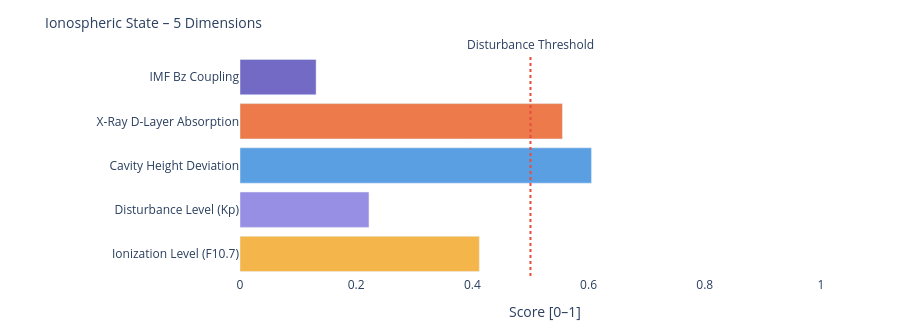

This figure's notebook cell:
### Markdown cell above
---
### 📐 Systemic Insight: Geometric Cavity vs. Real Schumann Resonance

**Relevant for:** Layer 6 = delta analysis &nbsp;|&nbsp; Layer 7 = feature vector / system interpretation

A cavity height change from 80 km to 70 km shifts the **idealized geometric frequencies** only minimally:

| Modus | Aktuell | Referenz | Δ |
|-------|---------|----------|---|
| SR-1 | 10.4762 Hz | 10.4599 Hz | +16 mHz |
| SR-2 | 18.1452 Hz | 18.1171 Hz | +28 mHz |
| SR-3 | 25.6612 Hz | 25.6215 Hz | +40 mHz |
| SR-4 | 33.1285 Hz | 33.0772 Hz | +51 mHz |

The geometric effect is limited because 10 km is very small compared to Earth's radius (~6371 km).

**Consequence:** Real Schumann deviations are likely driven more strongly by **conductivity, damping, day/night structure, lightning distribution and source geometry** than by pure cavity height.

---

**Layer 6 compares:**
```
geometric Δ from Layer 4  vs.  observed Δ from real Schumann measurement data
```

**Layer 7 Feature:**
```
If real Δ >> geometric Δ  →  non-geometric factors dominant
```

### Code cell
# ============================================================
# IONOSPHERIC STATE – Summary gauge
# Five dimensions: ionization, disturbance, cavity height, X-Ray, Bz coupling
# ============================================================

def norm(v, lo, hi):
    if v is None: return None
    return round(max(0.0, min(1.0, (v - lo) / (hi - lo))), 3)

# Ionization level (F10.7 → F2-Layer)
ioniz = norm(f107_val, 60, 250)

# Disturbance level (Kp → E/F-Layer irregularities)
disturb = norm(kp_val, 0, 9)

# Cavity height deviation from reference (80 km)
h_dev = norm(abs(h_eff - 80), 0, 20)

# X-Ray ionization (D-Layer absorption)
xray_ioniz = None
if xray_now is not None:
    xray_ioniz = norm(math.log10(max(xray_now, 1e-9)) + 9, 0, 5)

# Bz coupling (southward Bz → stronger magnetosphere-ionosphere coupling)
bz_coupling = norm(-(bz_now or 0), -5, 30) if bz_now is not None else None

dims = [
    ('Ionization Level (F10.7)',    ioniz,      '#F2A623'),
    ('Disturbance Level (Kp)',      disturb,    '#7F77DD'),
    ('Cavity Height Deviation',     h_dev,      '#378ADD'),
    ('X-Ray D-Layer Absorption',    xray_ioniz, '#E85D24'),
    ('IMF Bz Coupling',             bz_coupling,'#534AB7'),
]

fig = go.Figure()
for name, val, col in dims:
    if val is not None:
        h = int(val * 20)
        bar = '█' * h + '░' * (20 - h)
        label = f'{name}:  {bar}  {val:.3f}'
    else:
        label = f'{name}:  {"─" * 20}  n/a'
    fig.add_trace(go.Bar(
        x=[val if val is not None else 0],
        y=[name],
        orientation='h',
        marker_color=col, opacity=0.82,
        showlegend=False
    ))

fig.add_vline(x=0.5, line_dash='dot', line_color='#e74c3c',
              annotation_text='Disturbance Threshold', annotation_position='top')
fig.update_layout(
    title=dict(text='Ionospheric State – 5 Dimensions', font=dict(size=14)),
    xaxis=dict(title='Score [0–1]', range=[0, 1.05]),
    height=330, plot_bgcolor='rgba(0,0,0,0)', paper_bgcolor='rgba(0,0,0,0)',
    margin=dict(l=240, r=50, t=55, b=40)
)
fig.show()

print(f'\nIonospheric state:')
for name, val, _ in dims:
    print(f'  {name:<35} {val:.3f}' if val is not None else f'  {name:<35} n/a')

### Figure 1 — Plotly figure (JSON) as saved in the notebook; plotly's stock layout.template omitted (floating-point values rounded to 4 significant figures)
{"data": [{"marker": {"color": "#F2A623"}, "opacity": 0.82, "orientation": "h", "showlegend": false, "type": "bar", "x": [0.412], "y": ["Ionization Level (F10.7)"]}, {"marker": {"color": "#7F77DD"}, "opacity": 0.82, "orientation": "h", "showlegend": false, "type": "bar", "x": [0.222], "y": ["Disturbance Level (Kp)"]}, {"marker": {"color": "#378ADD"}, "opacity": 0.82, "orientation": "h", "showlegend": false, "type": "bar", "x": [0.605], "y": ["Cavity Height Deviation"]}, {"marker": {"color": "#E85D24"}, "opacity": 0.82, "orientation": "h", "showlegend": false, "type": "bar", "x": [0.555], "y": ["X-Ray D-Layer Absorption"]}, {"marker": {"color": "#534AB7"}, "opacity": 0.82, "orientation": "h", "showlegend": false, "type": "bar", "x": [0.131], "y": ["IMF Bz Coupling"]}], "layout": {"annotations": [{"showarrow": false, "text": "Disturbance Threshold", "x": 0.5, "xanchor": "center", "xref": "x", "y": 1, "yanchor": "bottom", "yref": "y domain"}], "height": 330, "margin": {"b": 40, "l": 240, "r": 50, "t": 55}, "paper_bgcolor": "rgba(0,0,0,0)", "plot_bgcolor": "rgba(0,0,0,0)", "shapes": [{"line": {"color": "#e74c3c", "dash": "dot"}, "type": "line", "x0": 0.5, "x1": 0.5, "xref": "x", "y0": 0, "y1": 1, "yref": "y domain"}], "title": {"font": {"size": 14}, "text": "Ionospheric State – 5 Dimensions"}, "xaxis": {"range": [0, 1.05], "title": {"text": "Score [0–1]"}}}}
